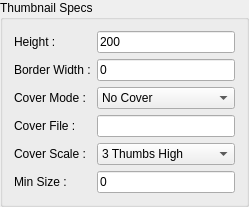
     <widget class="QGroupBox" name="thumbBox">
      <property name="sizePolicy">
       <sizepolicy hsizetype="MinimumExpanding" vsizetype="MinimumExpanding">
        <horstretch>0</horstretch>
        <verstretch>0</verstretch>
       </sizepolicy>
      </property>
      <property name="title">
       <string>Thumbnail Specs</string>
      </property>
      <layout class="QGridLayout" name="gridLayout_2">
       <item row="0" column="0">
        <widget class="QLabel" name="thumbHeightL">
         <property name="text">
          <string>Height :</string>
         </property>
        </widget>
       </item>
       <item row="0" column="1">
        <widget class="QLineEdit" name="thumbHeightE">
         <property name="accessibleDescription">
          <string>File type/extension to use for sheet</string>
         </property>
         <property name="text">
          <string>200</string>
         </property>
        </widget>
       </item>
       <item row="1" column="0">
        <widget class="QLabel" name="thumbBorderL">
         <property name="text">
          <string>Border Width :</string>
         </property>
        </widget>
       </item>
       <item row="1" column="1">
        <widget class="QLineEdit" name="thumbBorderE">
         <property name="accessibleDescription">
          <string>File type/extension to use for sheet</string>
         </property>
         <property name="text">
          <string>0</string>
         </property>
        </widget>
       </item>
       <item row="2" column="0">
        <widget class="QLabel" name="thumbCoverModeL">
         <property name="text">
          <string>Cover Mode :</string>
         </property>
        </widget>
       </item>
       <item row="2" column="1">
        <widget class="QComboBox" name="thumbCoverModeC">
         <item>
          <property name="text">
           <string>No Cover</string>
          </property>
         </item>
         <item>
          <property name="text">
           <string>Automatic Detection</string>
          </property>
         </item>
         <item>
          <property name="text">
           <string>Explicit File Name</string>
          </property>
         </item>
        </widget>
       </item>
       <item row="3" column="0">
        <widget class="QLabel" name="thumbCoverL">
         <property name="text">
          <string>Cover File :</string>
         </property>
        </widget>
       </item>
       <item row="3" column="1">
        <widget class="QLineEdit" name="thumbCoverE">
         <property name="accessibleDescription">
          <string>File type/extension to use for sheet</string>
         </property>
         <property name="text">
          <string/>
         </property>
        </widget>
       </item>
       <item row="4" column="0">
        <widget class="QLabel" name="thumbCoverScaleL">
         <property name="text">
          <string>Cover Scale :</string>
         </property>
        </widget>
       </item>
       <item row="4" column="1">
        <widget class="QComboBox" name="thumbCoverScaleS">
         <property name="currentIndex">
          <number>2</number>
         </property>
         <item>
          <property name="text">
           <string>1 Thumb High</string>
          </property>
         </item>
         <item>
          <property name="text">
           <string>2 Thumbs High</string>
          </property>
         </item>
         <item>
          <property name="text">
           <string>3 Thumbs High</string>
          </property>
         </item>
         <item>
          <property name="text">
           <string>4 Thumbs High</string>
          </property>
         </item>
         <item>
          <property name="text">
           <string>5 ThumbsHigh</string>
          </property>
         </item>
         <item>
          <property name="text">
           <string>Full Sheet Width</string>
          </property>
         </item>
        </widget>
       </item>
       <item row="5" column="0">
        <widget class="QLabel" name="thumbMinSizeL">
         <property name="text">
          <string>Min Size :</string>
         </property>
        </widget>
       </item>
       <item row="5" column="1">
        <widget class="QLineEdit" name="thumbMinSizeE">
         <property name="accessibleDescription">
          <string>Minimum width/height for image to be included in sheet</string>
         </property>
         <property name="text">
          <string>0</string>
         </property>
        </widget>
       </item>
      </layout>
     </widget>
